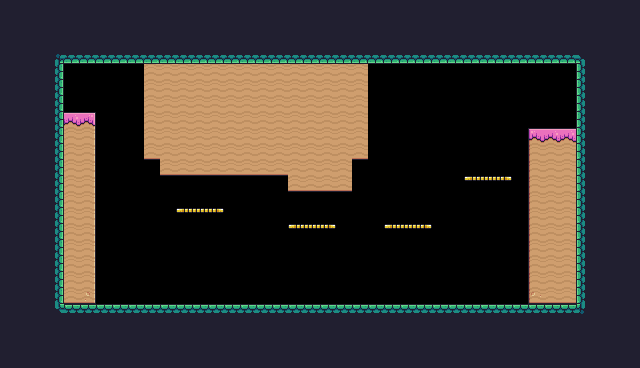

The image is a tile-based game level rendered from a .tmx file. Its description and complete source (layers, tilesets, objects, tile grids) follow:
An orthogonal 40x23 tile map with 16x16 px tiles, 1 tile layer (Background) and 19 objects (4x Saw, 4x Platform, Checkpoint, Player).

<map version="1.10" tiledversion="1.11.2" orientation="orthogonal" renderorder="right-down" width="40" height="23" tilewidth="16" tileheight="16" infinite="0" nextlayerid="4" nextobjectid="45">
 <tileset firstgid="1" source="Pixel Adventure.tsx" />
 <layer id="1" name="Background" width="40" height="23">
  <properties>
   <property name="BackgroundColor" value="Green" />
  </properties>
  <data encoding="csv">
200,200,200,200,200,200,200,200,200,200,200,200,200,200,200,200,200,200,200,200,200,200,200,200,200,200,200,200,200,200,200,200,200,200,200,200,200,200,200,200,
200,200,200,200,200,200,200,200,200,200,200,200,200,200,200,200,200,200,200,200,200,200,200,200,200,200,200,200,200,200,200,200,200,200,200,200,200,200,200,200,
200,200,200,200,200,200,200,200,200,200,200,200,200,200,200,200,200,200,200,200,200,200,200,200,200,200,200,200,200,200,200,200,200,200,200,200,200,200,200,200,
200,200,200,180,222,222,222,222,222,222,222,222,222,222,222,222,222,222,222,222,222,222,222,222,222,222,222,222,222,222,222,222,222,222,222,222,181,200,200,200,
200,200,200,201,0,0,0,0,0,206,206,206,206,206,206,206,206,206,206,206,206,206,206,0,0,0,0,0,0,0,0,0,0,0,0,0,199,200,200,200,
200,200,200,201,0,0,0,0,0,206,206,206,206,206,206,206,206,206,206,206,206,206,206,0,0,0,0,0,0,0,0,0,0,0,0,0,199,200,200,200,
200,200,200,201,0,0,0,0,0,206,206,206,206,206,206,206,206,206,206,206,206,206,206,0,0,0,0,0,0,0,0,0,0,0,0,0,199,200,200,200,
200,200,200,201,184,185,0,0,0,206,206,206,206,206,206,206,206,206,206,206,206,206,206,0,0,0,0,0,0,0,0,0,0,0,0,0,199,200,200,200,
200,200,200,201,206,207,0,0,0,206,206,206,206,206,206,206,206,206,206,206,206,206,206,0,0,0,0,0,0,0,0,0,0,183,184,184,199,200,200,200,
200,200,200,201,206,207,0,0,0,228,206,206,206,206,206,206,206,206,206,206,206,206,228,0,0,0,0,0,0,0,0,0,0,205,206,206,199,200,200,200,
200,200,200,201,206,207,0,0,0,0,228,228,228,228,228,228,228,228,206,206,206,206,0,0,0,0,0,0,0,0,0,0,0,205,206,206,199,200,200,200,
200,200,200,201,206,207,0,0,0,0,0,0,0,0,0,0,0,0,228,228,228,228,0,0,0,0,0,0,0,18,19,20,0,205,206,206,199,200,200,200,
200,200,200,201,206,207,0,0,0,0,0,0,0,0,0,0,0,0,0,0,0,0,0,0,0,0,0,0,0,0,0,0,0,205,206,206,199,200,200,200,
200,200,200,201,206,207,0,0,0,0,0,18,19,20,0,0,0,0,0,0,0,0,0,0,0,0,0,0,0,0,0,0,0,205,206,206,199,200,200,200,
200,200,200,201,206,207,0,0,0,0,0,0,0,0,0,0,0,0,18,19,20,0,0,0,18,19,20,0,0,0,0,0,0,205,206,206,199,200,200,200,
200,200,200,201,206,207,0,0,0,0,0,0,0,0,0,0,0,0,0,0,0,0,0,0,0,0,0,0,0,0,0,0,0,205,206,206,199,200,200,200,
200,200,200,201,206,207,0,0,0,0,0,0,0,0,0,0,0,0,0,0,0,0,0,0,0,0,0,0,0,0,0,0,0,205,206,206,199,200,200,200,
200,200,200,201,206,207,0,0,0,0,0,0,0,0,0,0,0,0,0,0,0,0,0,0,0,0,0,0,0,0,0,0,0,205,206,206,199,200,200,200,
200,200,200,201,228,229,0,0,0,0,0,0,0,0,0,0,0,0,0,0,0,0,0,0,0,0,0,0,0,0,0,0,0,227,228,228,199,200,200,200,
200,200,200,202,178,178,178,178,178,178,178,178,178,178,178,178,178,178,178,178,178,178,178,178,178,178,178,178,178,178,178,178,178,178,178,178,203,200,200,200,
200,200,200,200,200,200,200,200,200,200,200,200,200,200,200,200,200,200,200,200,200,200,200,200,200,200,200,200,200,200,200,200,200,200,200,200,200,200,200,200,
200,200,200,200,200,200,200,200,200,200,200,200,200,200,200,200,200,200,200,200,200,200,200,200,200,200,200,200,200,200,200,200,200,200,200,200,200,200,200,200,
200,200,200,200,200,200,200,200,200,200,200,200,200,200,200,200,200,200,200,200,200,200,200,200,200,200,200,200,200,200,200,200,200,200,200,200,200,200,200,200
</data>
 </layer>
 <objectgroup id="2" name="Spawnpoints">
  <object id="20" type="Checkpoint" x="512" y="64" width="64" height="64" />
  <object id="21" name="Player" type="Player" x="64" y="80" width="32" height="32" />
  <object id="37" name="Saw" type="Saw" x="352" y="208" width="32" height="32">
   <properties>
    <property name="isVertical" type="bool" value="true" />
    <property name="offNeg" type="float" value="3" />
    <property name="offPos" type="float" value="3" />
   </properties>
  </object>
  <object id="38" name="Saw" type="Saw" x="432" y="192" width="32" height="32">
   <properties>
    <property name="isVertical" type="bool" value="true" />
    <property name="offNeg" type="float" value="4" />
    <property name="offPos" type="float" value="4" />
   </properties>
  </object>
  <object id="39" name="Saw" type="Saw" x="160" y="272" width="32" height="32">
   <properties>
    <property name="isVertical" type="bool" value="false" />
    <property name="offNeg" type="float" value="4" />
    <property name="offPos" type="float" value="21" />
   </properties>
  </object>
  <object id="40" name="Saw" type="Saw" x="448" y="272" width="32" height="32">
   <properties>
    <property name="isVertical" type="bool" value="false" />
    <property name="offNeg" type="float" value="22" />
    <property name="offPos" type="float" value="3" />
   </properties>
  </object>
 </objectgroup>
 <objectgroup id="3" name="Collisions">
  <object id="22" x="48" y="48" width="544" height="16" />
  <object id="23" x="576" y="64" width="16" height="256" />
  <object id="24" x="48" y="64" width="16" height="256" />
  <object id="25" x="64" y="304" width="512" height="16" />
  <object id="26" x="64" y="112" width="32" height="192" />
  <object id="27" x="144" y="64" width="224" height="96" />
  <object id="28" x="160" y="160" width="192" height="16" />
  <object id="29" x="288" y="176" width="64" height="16" />
  <object id="30" x="528" y="128" width="48" height="176" />
  <object id="41" type="Platform" x="176" y="208" width="48" height="16" />
  <object id="42" type="Platform" x="288" y="224" width="48" height="16" />
  <object id="43" type="Platform" x="384" y="224" width="48" height="16" />
  <object id="44" type="Platform" x="464" y="176" width="48" height="16" />
 </objectgroup>
</map>
